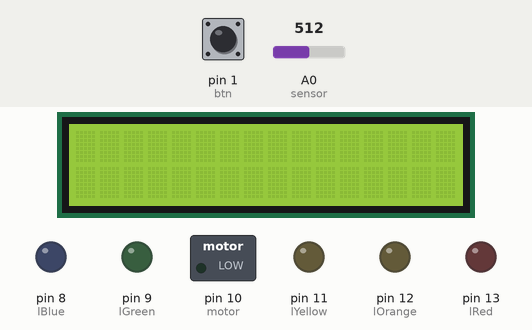
This sketch was run on a simulated Arduino Uno, built with avr-gcc and run on an emulated ATmega328P. Parts: 16×2 character LCD, switched loads named in the sketch (green lamp = pin HIGH), output pins drawn as LEDs (lit = HIGH). The test bench sets the inputs (shaded band); at power-on: pin 1 (btn) HIGH, A0 (sensor) = 512.

Above: at 1.2 s.
1.3 s: pin 1 (btn) pulled LOW for 0.15 s
At 3.8 s:
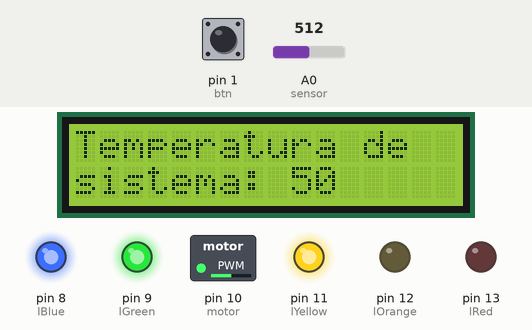
4.1 s: A0 (sensor) set to 1023
At 5.7 s:
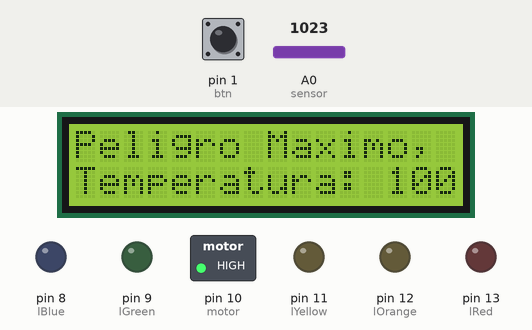
7.1 s: A0 (sensor) set to 900
At 8.9 s:
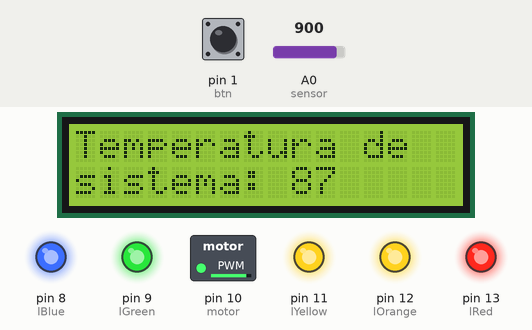
10.1 s: pin 1 (btn) pulled LOW for 1 s
At 11.1 s:
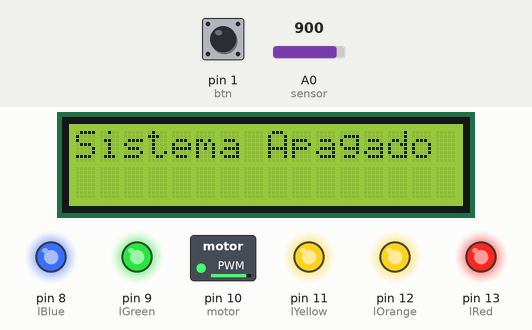
Timing chart, 0 to 13.1 s (numbered marks = the images above; inputs shaded):
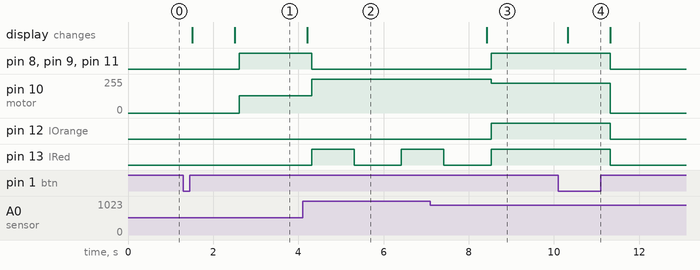

Measured:
- after the input at 1.3 s, pin 8 (lBlue), pin 9 (lGreen), pin 11 (lYellow): LOW → HIGH after 1.3 s; pin 10 (motor): 0/255 → 128/255 after 1.3 s; the display: first changes after 0.20 s (image 1 shows a later state)
- after the input at 4.1 s, pin 8 (lBlue), pin 9 (lGreen), pin 11 (lYellow): HIGH → LOW after 0.21 s; pin 10 (motor): 128/255 → 255/255 after 0.21 s; pin 13 (lRed): LOW → HIGH after 0.21 s, → LOW 1.0 s later, → HIGH 1.1 s later; the display: changes after 0.11 s (image 2)
- after the input at 7.1 s, pin 8 (lBlue), pin 9 (lGreen), pin 11 (lYellow), pin 12 (lOrange): LOW → HIGH after 1.4 s; pin 10 (motor): 255/255 → 225/255 after 1.4 s; pin 13 (lRed): goes on until 8.5 s, then stays HIGH; the display: changes after 1.3 s (image 3)
- after the input at 10.1 s, pin 8 (lBlue), pin 9 (lGreen), pin 11 (lYellow), pin 12 (lOrange), pin 13 (lRed): HIGH → LOW after 1.2 s; pin 10 (motor): 225/255 → 0/255 after 1.2 s; the display: changes after 0.22 s (image 4)

The sketch:

Act6.ino
```cpp
#include <LiquidCrystal.h>

LiquidCrystal lcd(2, 3, 4, 5, 6, 7);

int lBlue =  8,
  lGreen = 9,
  lYellow = 11,
  lOrange = 12,
  lRed = 13,
  btn = 1;

int sensor = A0,
  sensBit = 0,
  sensTemp = 0;

int motor = 10, // Output 8 BITs PWM
  vel = 0; //Convert 10Bits Read to 8Bits for PWM

bool mode = false,
  msgLCD = false; //Message LCD - TurnOn and TurdOff LCD

int btnState = 0,
  lastBtnState = 0,
  outputState = 0;


void setup() {
  lcd.begin(16,2); // (column, row) size lcd panel
  lcd.clear(); // Clear LCD panel

  pinMode(lBlue, OUTPUT);
  pinMode(lGreen, OUTPUT);
  pinMode(lYellow, OUTPUT);
  pinMode(lOrange, OUTPUT);
  pinMode(lRed, OUTPUT);
  pinMode(motor, OUTPUT);

  pinMode(sensor, INPUT);
  pinMode(btn, INPUT);
}

void loop() {
  sensBit = analogRead(sensor);
  sensTemp = convertBitToTemp(sensBit); //Convert Bits value to grades Celsius

  vel = convertBitToVelocity(sensBit);

  btnState = digitalRead(btn);

  if(btnState == LOW && lastBtnState == HIGH) {
    mode = !mode;
    msgLCD = true;

    delay(200);
  }

  lastBtnState = btnState;

  if(mode && sensTemp > 0){

    if(msgLCD){
      lcdTurnOn();
      msgLCD = false;
    }

    lcdTempMsg();

    turnOnMotor(motor, vel);
    turnOnLeds();
  }
  else{
    if (msgLCD && !mode) {
      lcdTurnOff();
      msgLCD = false;
    }
    lcd.clear();

    reset();
    analogWrite(motor, 0);
  }
}

float convertBitToTemp(float sensBit) {
  return (sensBit * 100) / 1023;
}

float convertBitToVelocity(float sensBit){
  return sensBit/4;
}

void reset() {
  digitalWrite(lBlue, LOW);
  digitalWrite(lGreen , LOW);
  digitalWrite(lYellow, LOW);
  digitalWrite(lOrange, LOW);
  digitalWrite(lRed, LOW);
};

void turnOnMotor(float motor, float vel){
  analogWrite(motor, vel);
}

void turnOnLeds() {
  reset();

  if(sensTemp >= 1 && sensTemp < 21) {
    digitalWrite(lBlue, HIGH);
  }
  if(sensTemp >= 21 && sensTemp < 41) {
    digitalWrite(lBlue, HIGH);
    digitalWrite(lGreen , HIGH);
  }
  if(sensTemp >= 41 && sensTemp < 61) {
    digitalWrite(lBlue, HIGH);
    digitalWrite(lGreen , HIGH);
    digitalWrite(lYellow, HIGH);
  }
  if(sensTemp >= 61 && sensTemp < 81) {
    digitalWrite(lBlue, HIGH);
    digitalWrite(lGreen , HIGH);
    digitalWrite(lYellow, HIGH);
    digitalWrite(lOrange, HIGH);
  }
  if(sensTemp >= 81 && sensTemp < 100) {
    digitalWrite(lBlue, HIGH);
    digitalWrite(lGreen , HIGH);
    digitalWrite(lYellow, HIGH);
    digitalWrite(lOrange, HIGH);
    digitalWrite(lRed, HIGH);
  }
  if(sensTemp == 100) {
    digitalWrite(lRed, HIGH);
    delay(1000);
    digitalWrite(lRed, LOW);
    delay(1000);
  }
}

void lcdTurnOn(){
  lcd.setCursor(0, 0);
  lcd.print("Sistema Prendido");
  delay(1000);
  lcd.clear();
}

void lcdTurnOff(){
  lcd.clear();
  lcd.setCursor(0, 0);
  lcd.print("Sistema Apagado");
  delay(1000);
  lcd.clear();
}

void lcdTempMsg(){
  lcd.clear();

  if(sensTemp < 100){
    lcd.setCursor(0, 0);
    lcd.print("Temperatura de");
    lcd.setCursor(0, 1);
    lcd.print("sistema: " + String(sensTemp < 1 ? 0 : sensTemp));
  }

  if(sensTemp == 100) {
    lcd.setCursor(0, 0);
    lcd.print("Peligro Maximo,");
    lcd.setCursor(0, 1);
    lcd.print("Temperatura: " + String(sensTemp));
  }

  delay(100);
}
```
